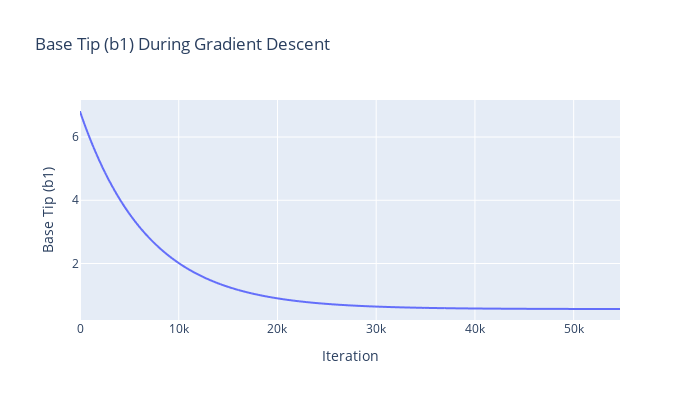

Notebook source saved alongside this figure:
### Code cell
px.line(
    x=np.arange(len(b1_history)),
    y=b1_history,
    labels={"x": "Iteration", "y": "Base Tip (b1)"},
    title="Base Tip (b1) During Gradient Descent",
    height=400,
    width=700,
).show()

### Figure 1 — Plotly figure (JSON) as saved in the notebook; plotly's stock layout.template omitted (floating-point values rounded to 4 significant figures; data arrays with more than 128 entries replaced by an {"elided": "..."} marker saying what was removed)
{"data": [{"hovertemplate": "Iteration=%{x}<br>Base Tip (b1)=%{y}<extra></extra>", "legendgroup": "", "line": {"color": "#636efa", "dash": "solid"}, "marker": {"symbol": "circle"}, "mode": "lines", "name": "", "showlegend": false, "type": "scattergl", "x": {"elided": "54694 int values"}, "xaxis": "x", "y": {"elided": "54694 float values"}, "yaxis": "y"}], "layout": {"height": 400, "legend": {"tracegroupgap": 0}, "title": {"text": "Base Tip (b1) During Gradient Descent"}, "width": 700, "xaxis": {"anchor": "y", "domain": [0, 1], "title": {"text": "Iteration"}}, "yaxis": {"anchor": "x", "domain": [0, 1], "title": {"text": "Base Tip (b1)"}}}}
